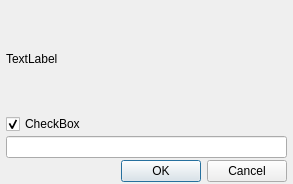
<?xml version="1.0" encoding="UTF-8"?>
<ui version="4.0">
 <class>Dialog</class>
 <widget class="QDialog" name="Dialog">
  <property name="geometry">
   <rect>
    <x>0</x>
    <y>0</y>
    <width>293</width>
    <height>184</height>
   </rect>
  </property>
  <property name="windowTitle">
   <string>Dialog</string>
  </property>
  <property name="modal">
   <bool>true</bool>
  </property>
  <layout class="QGridLayout" name="gridLayout">
   <property name="leftMargin">
    <number>6</number>
   </property>
   <property name="topMargin">
    <number>6</number>
   </property>
   <property name="rightMargin">
    <number>6</number>
   </property>
   <property name="bottomMargin">
    <number>2</number>
   </property>
   <property name="spacing">
    <number>2</number>
   </property>
   <item row="1" column="0">
    <widget class="QCheckBox" name="move_checkbox">
     <property name="text">
      <string>CheckBox</string>
     </property>
     <property name="checked">
      <bool>true</bool>
     </property>
    </widget>
   </item>
   <item row="0" column="0" colspan="3">
    <widget class="QLabel" name="instructions_label">
     <property name="text">
      <string>TextLabel</string>
     </property>
    </widget>
   </item>
   <item row="2" column="0" colspan="3">
    <widget class="KLineEdit" name="name_line_edit"/>
   </item>
   <item row="3" column="0" colspan="3">
    <widget class="QDialogButtonBox" name="button_box">
     <property name="orientation">
      <enum>Qt::Horizontal</enum>
     </property>
     <property name="standardButtons">
      <set>QDialogButtonBox::Cancel|QDialogButtonBox::Ok</set>
     </property>
    </widget>
   </item>
  </layout>
 </widget>
 <customwidgets>
  <customwidget>
   <class>KLineEdit</class>
   <extends>QLineEdit</extends>
   <header>klineedit.h</header>
  </customwidget>
 </customwidgets>
 <resources/>
 <connections>
  <connection>
   <sender>button_box</sender>
   <signal>accepted()</signal>
   <receiver>Dialog</receiver>
   <slot>accept()</slot>
   <hints>
    <hint type="sourcelabel">
     <x>248</x>
     <y>254</y>
    </hint>
    <hint type="destinationlabel">
     <x>157</x>
     <y>274</y>
    </hint>
   </hints>
  </connection>
  <connection>
   <sender>button_box</sender>
   <signal>rejected()</signal>
   <receiver>Dialog</receiver>
   <slot>reject()</slot>
   <hints>
    <hint type="sourcelabel">
     <x>316</x>
     <y>260</y>
    </hint>
    <hint type="destinationlabel">
     <x>286</x>
     <y>274</y>
    </hint>
   </hints>
  </connection>
 </connections>
</ui>
